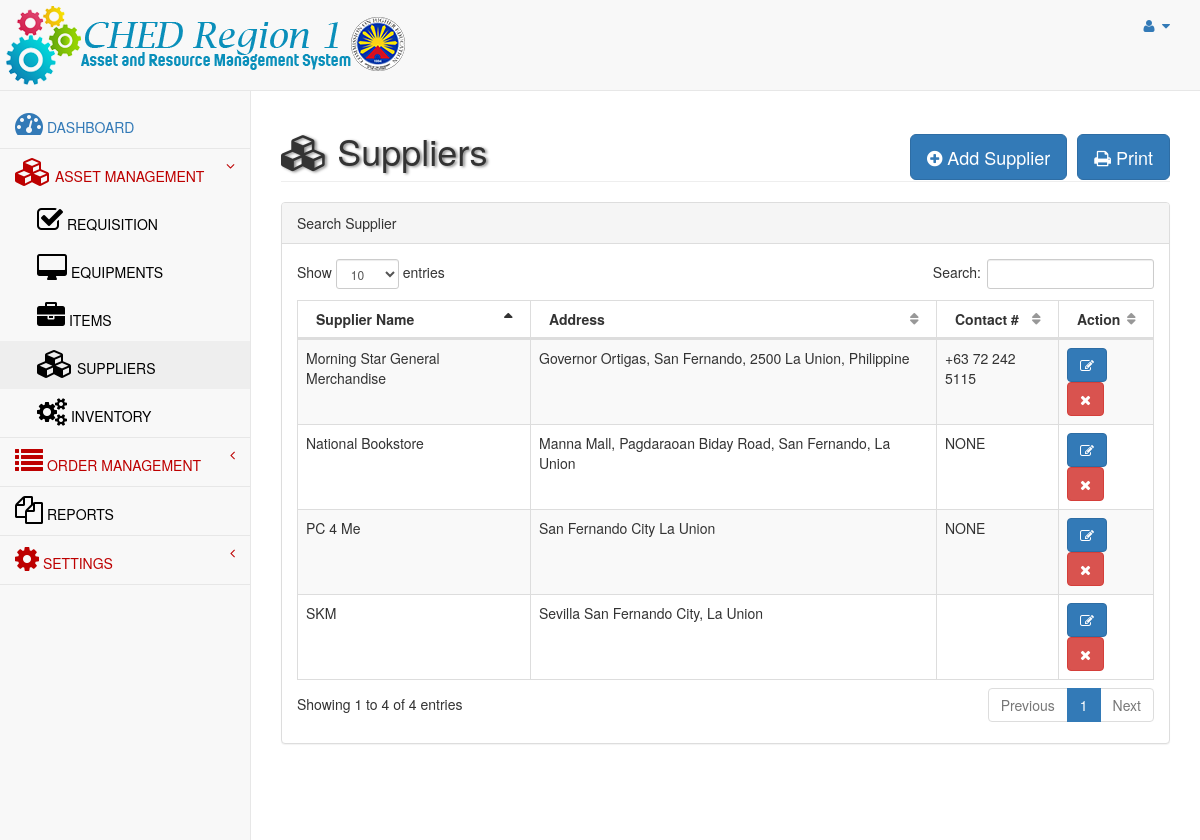
Page /admin/old/suppliers.php on the committed database.
### tables this page shows
CREATE TABLE `suppliers` (
  `supplierID` bigint(20) NOT NULL AUTO_INCREMENT,
  `supName` varchar(100) NOT NULL,
  `address` varchar(150) NOT NULL DEFAULT 'NONE',
  `contactNo` varchar(30) NOT NULL DEFAULT 'NONE',
  `TIN` varchar(20) NOT NULL DEFAULT 'NONE',
  PRIMARY KEY (`supplierID`)
);

### admin/include/functions.php (called while the page is built, shortened)
<?php
function selectListSQL($q){
	$conn = dbConnect();
	$stmt = $conn->prepare($q);
	$stmt->execute();
	$rows = $stmt->fetchAll();
	return $rows;
}
?>

### admin/old/suppliers.php (the view, shortened to what this page needs)
<?php
include('header.php');
?>
<div id="page-wrapper">
            <div class="row">
                <div class="col-lg-12">
                    <h1 class="page-header"><i class="fa fa-cubes fa-1x"></i> Suppliers
						<div class="pull-right">
							<button id="addsupplierbutton" class="btn btn-primary btn-lg" data-toggle="modal" data-target="#addSupplier">
                                <i class="fa fa-plus-circle"></i> Add Supplier
                            </button>
                             <button class="btn btn-primary btn-lg" data-toggle="modal" data-target="#addItem">
                                <i class="fa fa-print"></i> Print
                            </button>
                         </div>
					</h1>
                </div>
            </div>
            <div class="row">
								<div class="col-lg-12">
								<div class="panel panel-default">
											<div class="panel-heading">
											   Search Supplier
											</div>
								<div class="panel-body">
												<div class="dataTable_wrapper">
													<table class="table table-striped table-bordered table-hover" id="dataTables-example">
														<thead>
															<tr>
																<th>Supplier Name</th>
																<th>Address</th>
																<th>Contact #</th>
																<th>Action</th>
															</tr>
														</thead>
														<tbody>
					<?php
						include_once("include/functions.php");
						$supplierlist = selectListSQL("SELECT * FROM suppliers ORDER BY supplierid DESC");
						foreach ($supplierlist as $rows => $link) {
							$supplierid = $link['supplierID'];
							$suppliername = $link['supName'];
							$address = $link['address'];
							$contactno = $link['contactNo'];
							echo "<tr class='odd gradeX'>";
							echo "<td>$suppliername</td>";
							echo "<td>$address</td>";
							echo "<td>$contactno</td>";
							echo "<td class='center'>
								<button class='btn btn-primary' onClick='editsupplier($supplierid)'  data-toggle='modal' data-target='#addSupplier'><i class='fa fa-edit'></i></button>
								<button class='btn btn-danger notification' id='notification' onClick='deletesupplier($supplierid)'><i class='fa fa-times'></i></button>
							</td>";
							echo "</tr>";
						}
						?>
														</tbody>
													</table>
												</div>
											</div>
											</div>
											</div>
											</div>
        </div>
    </div>
<?php
include('footer.php');
?>

### rows in the picture
suppliers: supName "SKM", address "Sevilla San Fernando City, La Union"
suppliers: supName "PC 4 Me", address "San Fernando City La Union", contactNo "NONE"
suppliers: supName "National Bookstore", address "Manna Mall, Pagdaraoan Biday Road, San Fernando, La Union", contactNo "NONE"
suppliers: supName "Morning Star General Merchandise", address "Governor Ortigas, San Fernando, 2500 La Union, Philippine", contactNo "+63 72 242 5115"
